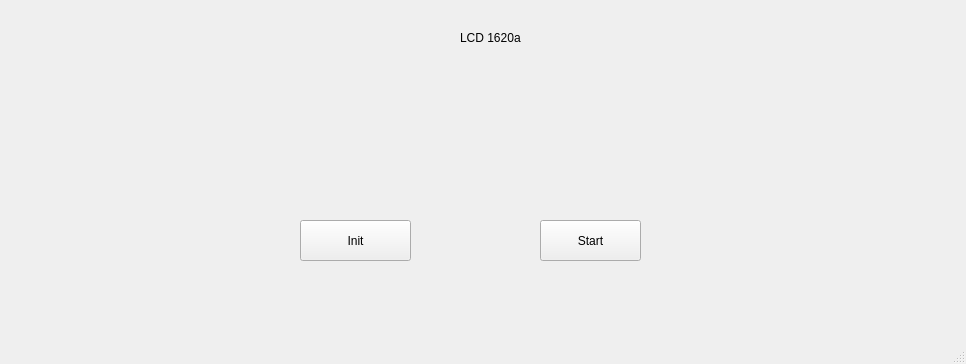
<?xml version="1.0" encoding="UTF-8"?>
<ui version="4.0">
 <class>MainWindow</class>
 <widget class="QMainWindow" name="MainWindow">
  <property name="geometry">
   <rect>
    <x>0</x>
    <y>0</y>
    <width>966</width>
    <height>364</height>
   </rect>
  </property>
  <property name="windowTitle">
   <string>MainWindow</string>
  </property>
  <widget class="QWidget" name="centralwidget">
   <widget class="QWidget" name="gridLayoutWidget">
    <property name="geometry">
     <rect>
      <x>20</x>
      <y>50</y>
      <width>924</width>
      <height>102</height>
     </rect>
    </property>
    <layout class="QGridLayout" name="QDisplay"/>
   </widget>
   <widget class="QLabel" name="label">
    <property name="geometry">
     <rect>
      <x>460</x>
      <y>30</y>
      <width>71</width>
      <height>16</height>
     </rect>
    </property>
    <property name="text">
     <string>LCD 1620a</string>
    </property>
   </widget>
   <widget class="QPushButton" name="startButton">
    <property name="geometry">
     <rect>
      <x>540</x>
      <y>220</y>
      <width>101</width>
      <height>41</height>
     </rect>
    </property>
    <property name="text">
     <string>Start</string>
    </property>
   </widget>
   <widget class="QPushButton" name="initButton">
    <property name="geometry">
     <rect>
      <x>300</x>
      <y>220</y>
      <width>111</width>
      <height>41</height>
     </rect>
    </property>
    <property name="text">
     <string>Init</string>
    </property>
   </widget>
  </widget>
  <widget class="QMenuBar" name="menubar">
   <property name="geometry">
    <rect>
     <x>0</x>
     <y>0</y>
     <width>966</width>
     <height>21</height>
    </rect>
   </property>
  </widget>
  <widget class="QStatusBar" name="statusbar"/>
 </widget>
 <resources/>
 <connections/>
</ui>
